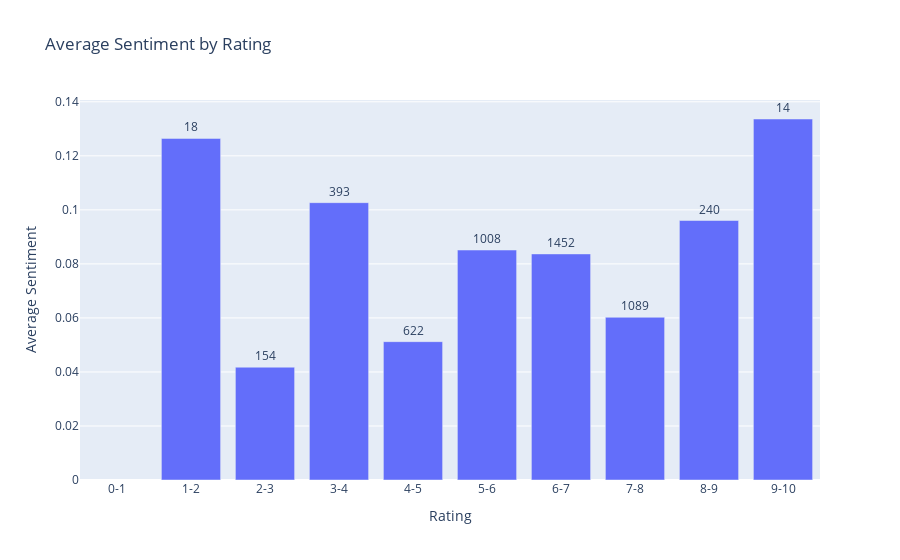

The notebook cell this image was saved under:
### Code cell
rating_bins = pd.cut(DOC_SENT['Rating'], bins=range(0, 11), right=False, labels=[f'{i}-{i+1}' for i in range(10)])

# Add the binned ratings as a new column to the DataFrame
DOC_SENT['rating_bins'] = rating_bins

# Group by the rating bins and calculate the average sentiment and count for each bin
avg_sentiment_by_rating_bin = DOC_SENT.groupby('rating_bins').agg(
    avg_sentiment=('sentiment', 'mean'),
    count=('sentiment', 'size')
).reset_index()

# Create a bar plot with rating bins on the x-axis and average sentiment on the y-axis
fig = px.bar(avg_sentiment_by_rating_bin, x='rating_bins', y='avg_sentiment',
             title="Average Sentiment by Rating", height = 500,
             labels={'rating_bins': 'Rating', 'avg_sentiment': 'Average Sentiment'})

# Add counts as text on the bars
fig.update_traces(text=avg_sentiment_by_rating_bin['count'], textposition='outside')

fig.show()

### Figure 1 — Plotly figure (JSON) as saved in the notebook; plotly's stock layout.template omitted (floating-point values rounded to 4 significant figures)
{"data": [{"alignmentgroup": "True", "hovertemplate": "Rating=%{x}<br>Average Sentiment=%{y}<extra></extra>", "legendgroup": "", "marker": {"color": "#636efa", "pattern": {"shape": ""}}, "name": "", "offsetgroup": "", "orientation": "v", "showlegend": false, "text": [0, 18, 154, 393, 622, 1008, 1452, 1089, 240, 14], "textposition": "outside", "type": "bar", "x": ["0-1", "1-2", "2-3", "3-4", "4-5", "5-6", "6-7", "7-8", "8-9", "9-10"], "xaxis": "x", "y": [null, 0.1264, 0.04176, 0.1027, 0.05121, 0.08514, 0.0837, 0.06025, 0.09606, 0.1336], "yaxis": "y"}], "layout": {"autosize": true, "barmode": "relative", "legend": {"tracegroupgap": 0}, "title": {"text": "Average Sentiment by Rating"}, "xaxis": {"anchor": "y", "autorange": true, "domain": [0, 1], "range": [-0.5, 9.5], "title": {"text": "Rating"}, "type": "category"}, "yaxis": {"anchor": "x", "autorange": true, "domain": [0, 1], "range": [0, 0.1407], "title": {"text": "Average Sentiment"}, "type": "linear"}}}
